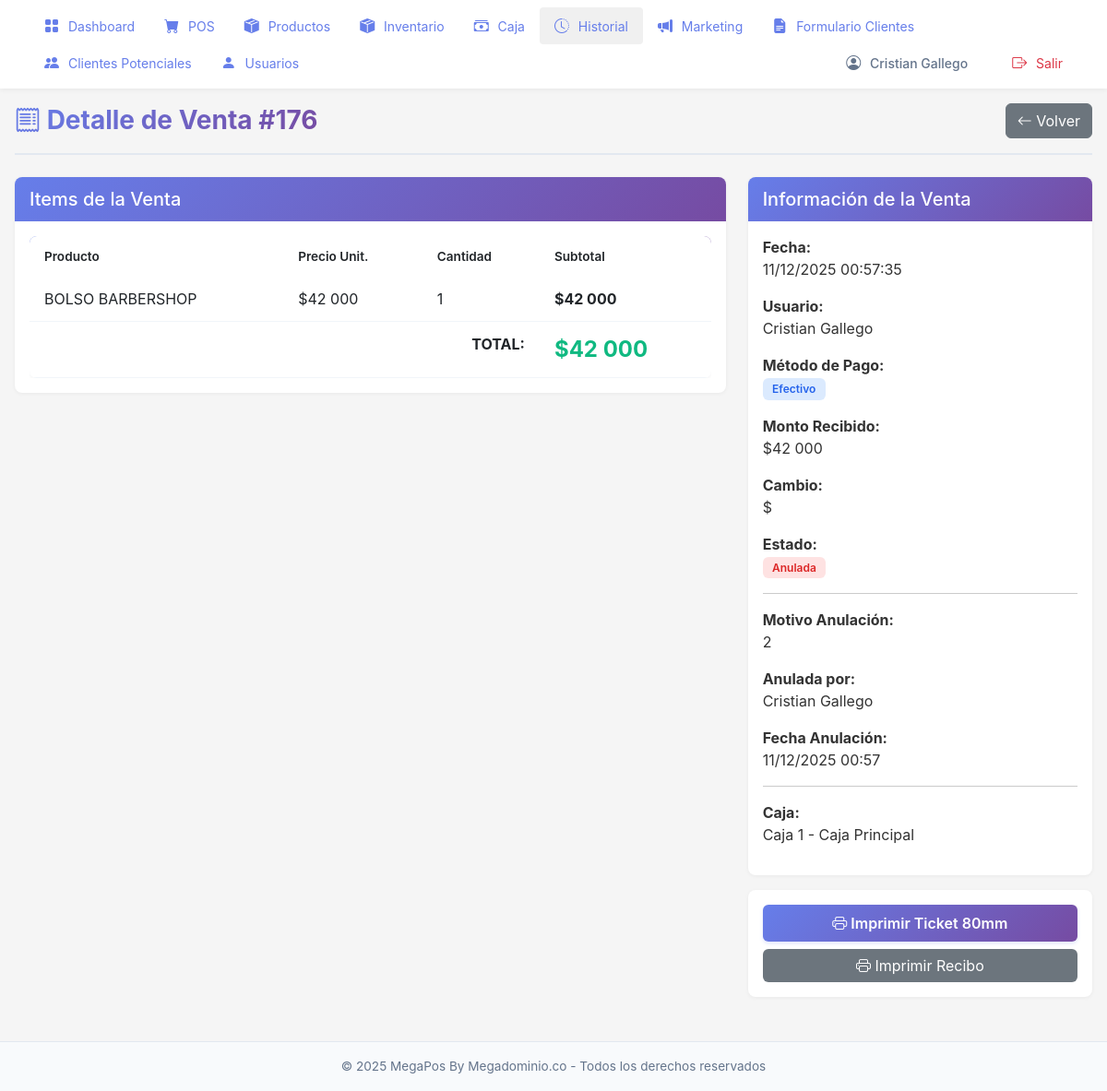
Page /ventas/176/ (signed in) on the committed database.
### pos/models.py (models this page shows, shortened)
class Venta(models.Model):
    METODOS_PAGO = [
        ('efectivo', 'Efectivo'),
        ('tarjeta', 'Tarjeta'),
        ('transferencia', 'Transferencia'),
    ]
    fecha = models.DateTimeField(
        default=timezone.now,
        verbose_name='Fecha',
        db_index=True
    )
    total = models.IntegerField(
        default=0,
        verbose_name='Total'
    )
    completada = models.BooleanField(
        default=False,
        verbose_name='Completada',
        db_index=True
    )
    metodo_pago = models.CharField(
        max_length=20,
        choices=METODOS_PAGO,
        default='efectivo',
        verbose_name='Método de Pago'
    )
    monto_recibido = models.IntegerField(
        null=True,
        blank=True,
        default=0,
        verbose_name='Monto Recibido'
    )
    email_cliente = models.EmailField(
        null=True,
        blank=True,
        verbose_name='Email del Cliente',
        help_text='Email del cliente para envío de recibo'
    )
    usuario = models.ForeignKey(
        User,
        on_delete=models.PROTECT,
        related_name='ventas',
        null=True,
        blank=True,
        verbose_name='Usuario'
    )
    caja = models.ForeignKey(
        Caja,
        on_delete=models.PROTECT,
        related_name='ventas',
        null=True,
        blank=True,
        verbose_name='Caja'
    )
    vendedor = models.ForeignKey(
        User,
        on_delete=models.PROTECT,
        related_name='ventas_vendidas',
        null=True,
        blank=True,
        verbose_name='Vendedor',
        help_text='Vendedor asociado a la venta'
    )
    registradora_id = models.IntegerField(
        null=True,
        blank=True,
        verbose_name='Registradora',
        help_text='ID de la registradora (1, 2 o 3) desde donde se realizó la venta',
        db_index=True
    )
    anulada = models.BooleanField(
        default=False,
        verbose_name='Anulada',
        db_index=True
    )
    fecha_anulacion = models.DateTimeField(
        null=True,
        blank=True,
        verbose_name='Fecha de Anulación'
    )
    motivo_anulacion = models.TextField(
        null=True,
        blank=True,
        verbose_name='Motivo de Anulación'
    )
    usuario_anulacion = models.ForeignKey(
        User,
        on_delete=models.SET_NULL,
        related_name='ventas_anuladas',
        null=True,
        blank=True,
        verbose_name='Usuario que Anuló'
    )
    editada = models.BooleanField(
        default=False,
        verbose_name='Editada',
        db_index=True
    )
    fecha_ultima_edicion = models.DateTimeField(
        null=True,
        blank=True,
        verbose_name='Fecha de Última Edición'
    )
    motivo_edicion = models.TextField(
        null=True,
        blank=True,
        verbose_name='Motivo de Edición'
    )
    usuario_ultima_edicion = models.ForeignKey(
        User,
        on_delete=models.SET_NULL,
        related_name='ventas_editadas',
        null=True,
        blank=True,
        verbose_name='Usuario que Editó'
    )
    monto_devolucion = models.IntegerField(
        null=True,
        blank=True,
        default=0,
        verbose_name='Monto Devolución',
        help_text='Monto devuelto al cliente cuando se editó la venta'
    )
    monto_pago_adicional = models.IntegerField(
        null=True,
        blank=True,
        default=0,
        verbose_name='Monto Pago Adicional',
        help_text='Monto adicional pagado por el cliente cuando se editó la venta'
    )
    class Meta:
        verbose_name = 'Venta'
        verbose_name_plural = 'Ventas'
        ordering = ['-fecha']
        indexes = [
            models.Index(fields=['-fecha', 'completada']),
            models.Index(fields=['caja', 'fecha']),
            models.Index(fields=['usuario', 'fecha']),
        ]

class ItemVenta(models.Model):
    venta = models.ForeignKey(
        Venta,
        on_delete=models.CASCADE,
        related_name='items',
        verbose_name='Venta'
    )
    producto = models.ForeignKey(
        Producto,
        on_delete=models.CASCADE,
        verbose_name='Producto'
    )
    cantidad = models.IntegerField(verbose_name='Cantidad')
    precio_unitario = models.IntegerField(
        default=0,
        verbose_name='Precio Unitario'
    )
    subtotal = models.IntegerField(
        default=0,
        verbose_name='Subtotal'
    )
    class Meta:
        verbose_name = 'Item de Venta'
        verbose_name_plural = 'Items de Venta'

class Producto(models.Model):
    codigo = models.CharField(
        max_length=50,
        unique=True,
        verbose_name='Código',
        db_index=True
    )
    codigo_barras = models.CharField(
        max_length=100,
        unique=True,
        null=True,
        blank=True,
        verbose_name='Código de Barras',
        db_index=True
    )
    nombre = models.CharField(
        max_length=200,
        verbose_name='Nombre',
        db_index=True
    )
    precio = models.IntegerField(
        default=0,
        verbose_name='Precio'
    )
    stock = models.IntegerField(
        default=0,
        verbose_name='Stock'
    )
    activo = models.BooleanField(
        default=True,
        verbose_name='Activo',
        db_index=True
    )
    imagen = models.ImageField(
        upload_to='productos/',
        null=True,
        blank=True,
        verbose_name='Imagen'
    )
    fecha_creacion = models.DateTimeField(auto_now_add=True)
    class Meta:
        verbose_name = 'Producto'
        verbose_name_plural = 'Productos'
        ordering = ['nombre']
        indexes = [
            models.Index(fields=['activo', 'stock']),
            models.Index(fields=['codigo', 'activo']),
            models.Index(fields=['codigo_barras', 'activo']),
        ]

class Caja(models.Model):
    numero = models.IntegerField(unique=True, verbose_name='Número de Caja')
    nombre = models.CharField(max_length=100, verbose_name='Nombre')
    activa = models.BooleanField(default=True, verbose_name='Activa')
    class Meta:
        verbose_name = 'Caja'
        verbose_name_plural = 'Cajas'
        ordering = ['numero']
    def __str__(self):
        return f"Caja {self.numero} - {self.nombre}"

### pos/views.py (the view)
# urls.py: path('ventas/<int:venta_id>/', views.detalle_venta_view, name='detalle_venta'),
@login_required
def detalle_venta_view(request, venta_id):
    venta = get_object_or_404(Venta, id=venta_id)
    context = {
        'venta': venta,
    }
    return render(request, 'pos/detalle_venta.html', context)

### pos/templates/pos/detalle_venta.html (shortened to what this page needs)
{% extends 'pos/base.html' %}
{% load humanize %}
{% block content %}
<div class="page-container">
    <div class="page-header">
        <h1><i class="bi bi-receipt"></i> Detalle de Venta #{{ venta.id }}</h1>
        <a href="{% url 'pos:lista_ventas' %}" class="btn btn-secondary">
            <i class="bi bi-arrow-left"></i> Volver
        </a>
    </div>
    <div class="row">
        <div class="col-md-8">
            <div class="card-modern">
                <div class="card-header">
                    <h5 class="mb-0">Items de la Venta</h5>
                </div>
            <div class="card-body">
                <div class="table-responsive">
                    <table class="table-modern table">
                        <thead>
                            <tr>
                                <th>Producto</th>
                                <th>Precio Unit.</th>
                                <th>Cantidad</th>
                                <th>Subtotal</th>
                            </tr>
                        </thead>
                    <tbody>
                        {% for item in venta.items.all %}
                        <tr>
                            <td>{{ item.producto.nombre }}</td>
                            <td>${{ item.precio_unitario|intcomma }}</td>
                            <td>{{ item.cantidad|intcomma }}</td>
                            <td><strong>${{ item.subtotal|intcomma }}</strong></td>
                        </tr>
                        {% endfor %}
                            <tr style="background: #f8fafc;">
                                <td colspan="3" class="text-end"><strong>TOTAL:</strong></td>
                                <td><strong class="text-success fs-4" style="color: #10b981 !important;">${{ venta.total|intcomma }}</strong></td>
                            </tr>
                        </tbody>
                    </table>
                </div>
            </div>
        </div>
    </div>
        <div class="col-md-4">
            <div class="card-modern">
                <div class="card-header">
                    <h5 class="mb-0">Información de la Venta</h5>
                </div>
            <div class="card-body">
                <p><strong>Fecha:</strong><br>{{ venta.fecha|date:"d/m/Y H:i:s" }}</p>
                <p><strong>Usuario:</strong><br>
                    {% if venta.usuario %}
                        {{ venta.usuario.get_full_name|default:venta.usuario.username }}
                    {% else %}
                        Sistema
                    {% endif %}
                </p>
                <p><strong>Método de Pago:</strong><br>
                    <span class="badge badge-modern badge-info-modern">{{ venta.get_metodo_pago_display }}</span>
                </p>
                {% if venta.metodo_pago == 'efectivo' and venta.monto_recibido %}
                <p><strong>Monto Recibido:</strong><br>${{ venta.monto_recibido|intcomma }} <span data-monto-recibido="{{ venta.monto_recibido }}" data-metodo-pago="{{ venta.metodo_pago }}" style="display: none;"></span></p>
                <p><strong>Cambio:</strong><br>${{ venta.monto_recibido|add:"-"|add:venta.total|intcomma }}</p>
                {% endif %}
                <p><strong>Estado:</strong><br>
                    {% if venta.anulada %}
                    <span class="badge badge-modern badge-danger-modern">Anulada</span>
                    {% elif venta.completada %}
                    <span class="badge badge-modern badge-success-modern">Completada</span>
                    {% else %}
                    <span class="badge badge-modern badge-warning-modern">Pendiente</span>
                    {% endif %}
                </p>
                {% if venta.anulada %}
                <hr>
                <p><strong>Motivo Anulación:</strong><br>{{ venta.motivo_anulacion|default:"No especificado" }}</p>
                <p><strong>Anulada por:</strong><br>
                    {% if venta.usuario_anulacion %}
                        {{ venta.usuario_anulacion.get_full_name|default:venta.usuario_anulacion.username }}
                    {% else %}
                        Sistema
                    {% endif %}
                </p>
                <p><strong>Fecha Anulación:</strong><br>{{ venta.fecha_anulacion|date:"d/m/Y H:i" }}</p>
                {% endif %}
                {% if venta.caja %}
                <hr>
                <p><strong>Caja:</strong><br>{{ venta.caja }}</p>
                {% endif %}
            </div>
        </div>
            <div class="card-modern mt-3">
                <div class="card-body">
                    <div class="d-grid gap-2">
                        <button class="btn btn-primary-pos" onclick="imprimirTicket80mm({{ venta.id }})">
                            <i class="bi bi-printer"></i> Imprimir Ticket 80mm
                        </button>
                        <button class="btn" onclick="window.print()" style="background: #6c757d; color: white; border: none;">
                            <i class="bi bi-printer"></i> Imprimir Recibo
                        </button>
                    </div>
                </div>
            </div>
        </div>
    </div>
</div>
{% endblock %}

### pos/templates/pos/base.html (shortened to what this page needs)
<!DOCTYPE html>
<html lang="es">
<head>
    <link href="https://cdn.jsdelivr.net/npm/bootstrap@5.3.0/dist/css/bootstrap.min.css" rel="stylesheet">
    <link rel="stylesheet" href="https://cdn.jsdelivr.net/npm/bootstrap-icons@1.11.0/font/bootstrap-icons.css">
</head>
<body>
    {% load humanize %}
    {% if user.is_authenticated %}
    <nav class="top-nav">
        <ul class="nav-menu">
            <li class="nav-item">
                <a href="{% url 'pos:home' %}" class="nav-link-custom {% if request.path == '/' %}active{% endif %}">
                    <i class="bi bi-grid-fill"></i> Dashboard
                </a>
            </li>
            <li class="nav-item">
                <a href="{% url 'pos:vender' %}" class="nav-link-custom {% if 'vender' in request.path %}active{% endif %}">
                    <i class="bi bi-cart-fill"></i> POS
                </a>
            </li>
            <li class="nav-item">
                <a href="{% url 'pos:productos' %}" class="nav-link-custom {% if 'productos' in request.path %}active{% endif %}">
                    <i class="bi bi-box-seam-fill"></i> Productos
                </a>
            </li>
            <li class="nav-item">
                <a href="{% url 'pos:inventario' %}" class="nav-link-custom {% if 'inventario' in request.path or 'ingreso-mercancia' in request.path or 'salida-mercancia' in request.path %}active{% endif %}">
                    <i class="bi bi-box-seam-fill"></i> Inventario
                </a>
            </li>
            <li class="nav-item">
                <a href="{% url 'pos:caja' %}" class="nav-link-custom {% if 'caja' in request.path and 'caja-gastos' not in request.path %}active{% endif %}">
                    <i class="bi bi-cash-stack"></i> Caja
                </a>
            </li>
            <li class="nav-item">
                <a href="{% url 'pos:lista_ventas' %}" class="nav-link-custom {% if 'ventas' in request.path or 'historial' in request.path %}active{% endif %}">
                    <i class="bi bi-clock-history"></i> Historial
                </a>
            </li>
            <li class="nav-item">
                <a href="{% url 'pos:marketing' %}" class="nav-link-custom {% if 'marketing' in request.path %}active{% endif %}">
                    <i class="bi bi-megaphone-fill"></i> Marketing
                </a>
            </li>
            <li class="nav-item">
                <a href="{% url 'pos:formulario_clientes' %}" class="nav-link-custom {% if 'formulario-clientes' in request.path %}active{% endif %}">
                    <i class="bi bi-file-earmark-text-fill"></i> Formulario Clientes
                </a>
            </li>
            <li class="nav-item">
                <a href="{% url 'pos:clientes_potenciales' %}" class="nav-link-custom {% if 'clientes-potenciales' in request.path %}active{% endif %}">
                    <i class="bi bi-people-fill"></i> Clientes Potenciales
                </a>
            </li>
            {% if user.is_staff %}
            <li class="nav-item">
                <a href="{% url 'pos:usuarios' %}" class="nav-link-custom {% if 'usuarios' in request.path %}active{% endif %}">
                    <i class="bi bi-person-fill"></i> Usuarios
                </a>
            </li>
            {% endif %}
            <li class="nav-item ms-auto" style="display: flex; align-items: center; gap: 1rem;">
                <span class="nav-link-custom" style="color: #64748b; font-weight: 500; cursor: default;">
                    <i class="bi bi-person-circle"></i> {{ user.get_full_name|default:user.username }}
                </span>
                <a href="#" class="nav-link-custom text-danger" id="logout-link">
                    <i class="bi bi-box-arrow-right"></i> Salir
                </a>
            </li>
        </ul>
    </nav>
    <div class="main-container">
        {% block content %}{% endblock %}
    </div>
    {% else %}
    <div class="container">
        {% block full_content %}{% endblock %}
    </div>
    {% endif %}
    {% if user.is_authenticated %}
    <footer style="background: #f8fafc; border-top: 1px solid #e2e8f0; padding: 1rem; text-align: center; color: #64748b; font-size: 0.85rem; margin-top: 2rem;">
        <p style="margin: 0;">
            &copy; {% now "Y" %} MegaPos By Megadominio.co - Todos los derechos reservados
        </p>
    </footer>
    {% endif %}
</body>
</html>

### rows in the picture
Venta: id "176", total "42 000", fecha "11/12/2025 00:57:35", usuario.get_full_name "Cristian Gallego", metodo_pago "Efectivo", monto_recibido "42 000", motivo_anulacion "2", usuario_anulacion.get_full_name "Cristian Gallego", fecha_anulacion "11/12/2025 00:57", caja "Caja 1 - Caja Principal"
ItemVenta: producto.nombre "BOLSO BARBERSHOP", precio_unitario "42 000", cantidad "1", subtotal "42 000"

### other values in the picture
{{ user.get_full_name|default:user.username }} "Cristian Gallego"
